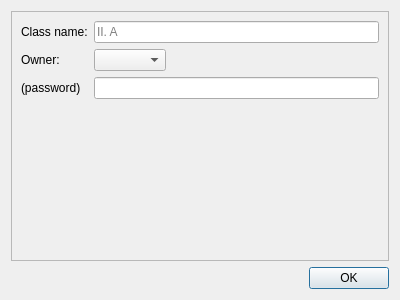
<?xml version="1.0" encoding="UTF-8"?>
<ui version="4.0">
 <class>classEdit</class>
 <widget class="QDialog" name="classEdit">
  <property name="geometry">
   <rect>
    <x>0</x>
    <y>0</y>
    <width>400</width>
    <height>300</height>
   </rect>
  </property>
  <property name="windowTitle">
   <string notr="true"/>
  </property>
  <layout class="QGridLayout" name="gridLayout">
   <item row="1" column="0">
    <widget class="QFrame" name="buttonsFrame">
     <property name="sizePolicy">
      <sizepolicy hsizetype="Preferred" vsizetype="Fixed">
       <horstretch>0</horstretch>
       <verstretch>0</verstretch>
      </sizepolicy>
     </property>
     <property name="frameShape">
      <enum>QFrame::NoFrame</enum>
     </property>
     <property name="frameShadow">
      <enum>QFrame::Plain</enum>
     </property>
     <layout class="QHBoxLayout" name="horizontalLayout">
      <property name="leftMargin">
       <number>0</number>
      </property>
      <property name="topMargin">
       <number>0</number>
      </property>
      <property name="rightMargin">
       <number>0</number>
      </property>
      <property name="bottomMargin">
       <number>0</number>
      </property>
      <item alignment="Qt::AlignRight">
       <widget class="QPushButton" name="okButton">
        <property name="sizePolicy">
         <sizepolicy hsizetype="Fixed" vsizetype="Fixed">
          <horstretch>0</horstretch>
          <verstretch>0</verstretch>
         </sizepolicy>
        </property>
        <property name="text">
         <string notr="true">OK</string>
        </property>
       </widget>
      </item>
     </layout>
    </widget>
   </item>
   <item row="0" column="0">
    <widget class="QFrame" name="form">
     <property name="frameShape">
      <enum>QFrame::StyledPanel</enum>
     </property>
     <property name="frameShadow">
      <enum>QFrame::Raised</enum>
     </property>
     <layout class="QFormLayout" name="formLayout">
      <item row="0" column="0">
       <widget class="QLabel" name="nameLabel">
        <property name="text">
         <string>Class name:</string>
        </property>
       </widget>
      </item>
      <item row="0" column="1">
       <widget class="QLineEdit" name="nameEdit">
        <property name="maxLength">
         <number>20</number>
        </property>
        <property name="placeholderText">
         <string>II. A</string>
        </property>
       </widget>
      </item>
      <item row="1" column="0">
       <widget class="QLabel" name="ownerLabel">
        <property name="text">
         <string>Owner:</string>
        </property>
       </widget>
      </item>
      <item row="1" column="1">
       <widget class="QComboBox" name="ownerBox">
        <property name="sizePolicy">
         <sizepolicy hsizetype="Fixed" vsizetype="Fixed">
          <horstretch>0</horstretch>
          <verstretch>0</verstretch>
         </sizepolicy>
        </property>
       </widget>
      </item>
      <item row="2" column="0">
       <widget class="QLabel" name="passwordLabel">
        <property name="text">
         <string notr="true">(password)</string>
        </property>
       </widget>
      </item>
      <item row="2" column="1">
       <widget class="QLineEdit" name="passwordEdit">
        <property name="echoMode">
         <enum>QLineEdit::Password</enum>
        </property>
       </widget>
      </item>
     </layout>
    </widget>
   </item>
  </layout>
 </widget>
 <resources/>
 <connections/>
</ui>
